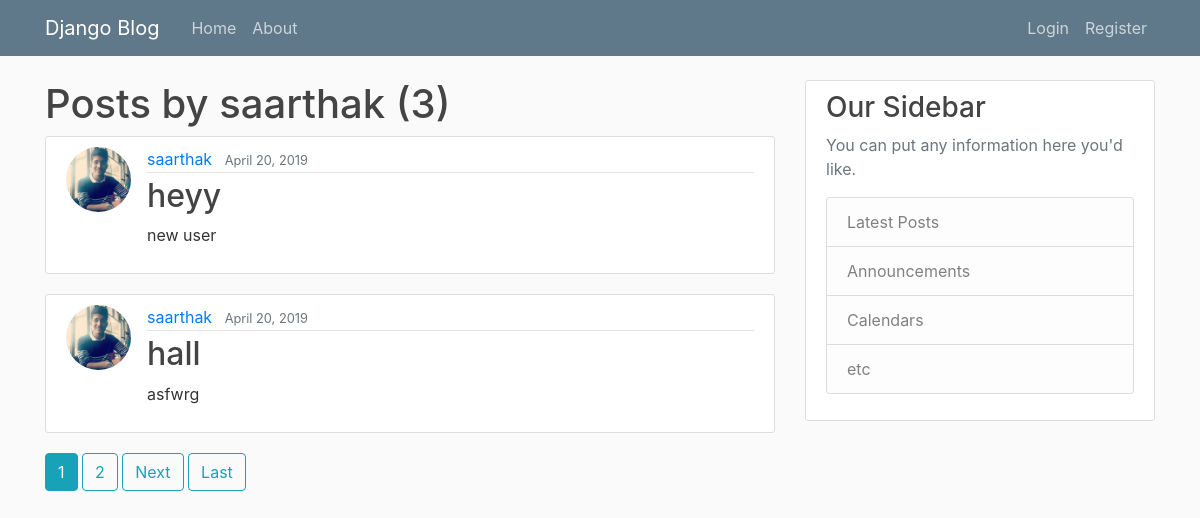
Page /blog/user/saarthak on the committed database.
### blog/models.py (models this page shows, shortened)
class Post(models.Model):
    title = models.CharField(max_length = 100)
    content = models.TextField()
    date_posted = models.DateTimeField(default = timezone.now)
    author = models.ForeignKey(User, on_delete = models.CASCADE)

### users/models.py (models this page shows, shortened)
class Profile(models.Model):
    user = models.OneToOneField(User, on_delete = models.CASCADE)
    image = models.ImageField(default = 'default.jpg', upload_to = 'profile_pics')

### blog/views.py (the view)
# urls.py: path('user/<str:username>',UserPostListView.as_view(), name = 'user-posts'),
class UserPostListView(ListView):
    model = Post
    template_name = 'blog/user_posts.html'
    context_object_name = 'posts'
    paginate_by = 2
    def get_queryset(self):
        user = get_object_or_404(User, username = self.kwargs.get('username'))
        return Post.objects.filter(author=user).order_by('-date_posted')

### blog/templates/blog/user_posts.html (shortened to what this page needs)
{%extends "blog/base.html"%}
{% block content %}
  <h1>Posts by {{ view.kwargs.username }} ({{ page_obj.paginator.count }})</h1>
  {% for post in posts %}
  <article class="media content-section">
    <img class="rounded-circle article-img" src="{{ post.author.profile.image.url }}">
    <div class="media-body">
      <div class="article-metadata">
        <a class="mr-2" href="{% url 'user-posts' post.author.username %}">{{ post.author }}</a>
        <small class="text-muted">{{ post.date_posted|date:"F d, Y" }}</small>
      </div>
      <h2><a class="article-title" href="{% url 'post-detail' post.id %}">{{ post.title }}</a></h2>
      <p class="article-content">{{ post.content }}</p>
    </div>
</article>
  {% endfor %}
  {% if is_paginated %}
    {% for num in page_obj.paginator.page_range %}
      {% if page_obj.number == num %}
        <a class="btn btn-info mb-4" href="?page={{ num }}">{{ num }}</a>
      {% elif num > page_obj.number|add:'-3' and num < page_obj.number|add:'3' %}
        <a class="btn btn-outline-info mb-4" href="?page={{ num }}">{{ num }}</a>
      {% endif %}
    {% endfor %}
    {% if page_obj.has_next %}
      <a class="btn btn-outline-info mb-4" href="?page={{ page_obj.next_page_number}}">Next</a>
      <a class="btn btn-outline-info mb-4" href="?page={{ page_obj.paginator.num_pages }}">Last</a>
    {% endif %}
  {% endif %}
{% endblock content %}

### blog/static/blog/main.css (style rules this page uses)
body { background: #fafafa; color: #333333; margin-top: 5rem; }
h1, h2, h3, h4, h5, h6 { color: #444444; }
.content-section { background: #ffffff; padding: 10px 20px; border: 1px solid #dddddd; border-radius: 3px; margin-bottom: 20px; }
.article-title { color: #444444; }
.article-content { white-space: pre-line; }
.article-img { height: 65px; width: 65px; margin-right: 16px; }
.article-metadata { padding-bottom: 1px; margin-bottom: 4px; border-bottom: 1px solid #e3e3e3 }

### rows in the picture
Post: author.profile.image (picture), author "saarthak", date_posted "April 20, 2019", title "heyy", content "new user"
Post: author.profile.image (picture), author "saarthak", date_posted "April 20, 2019", title "hall", content "asfwrg"

### other values in the picture
{{ view.kwargs.username }} "saarthak"
{{ page_obj.paginator.count }} "3"
{{ num }} "1"
{{ num }} "2"
